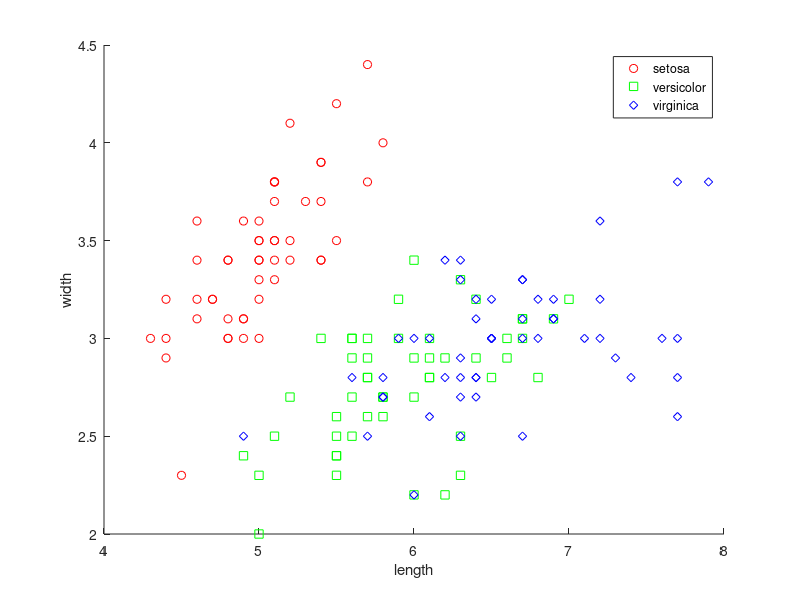
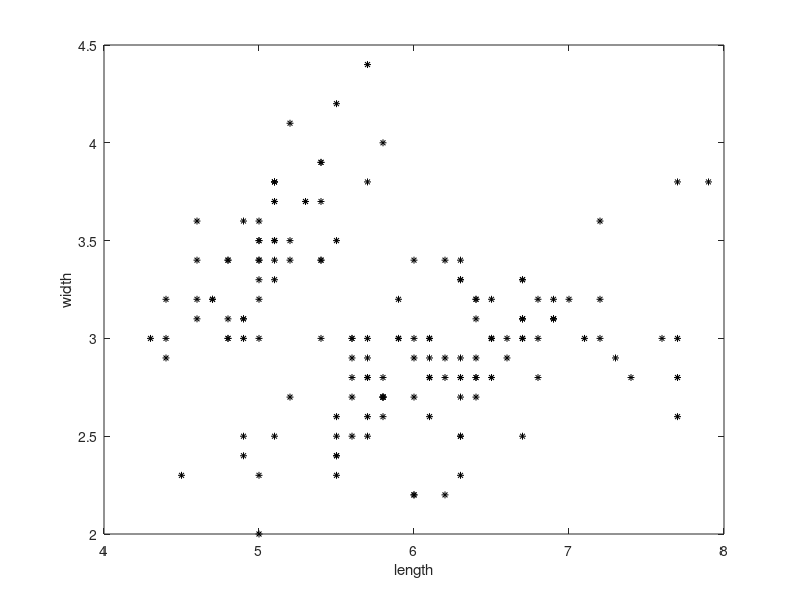
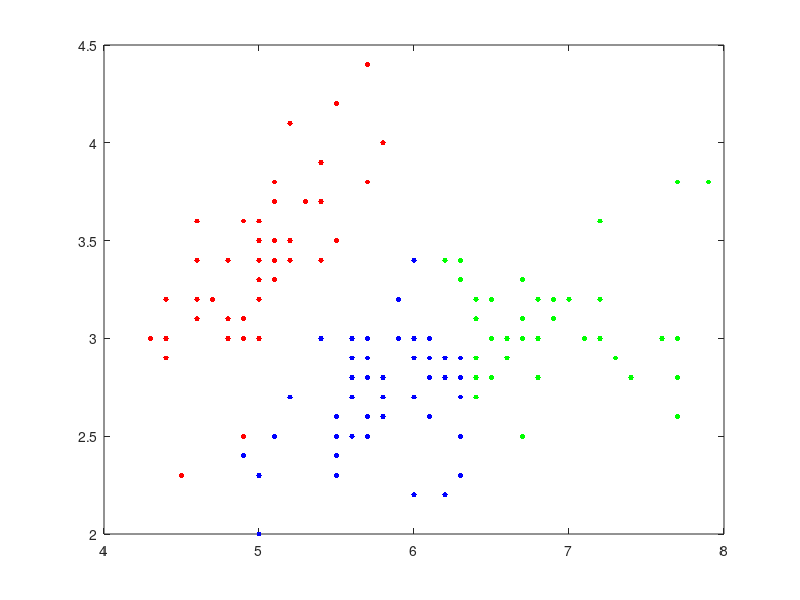

Write MATLAB code to recreate these figures, in order. (Note: this script raises an error after producing the figures.)
%あやめデータの読み込み
load fisheriris
%meas(:, 1-4) : がく片の長さと幅、花弁の長さと幅に関する測定値
X = meas(:, 1:2);

%教師あり
figure, gscatter(X(:, 1), X(:, 2), species, 'rgb', 'osd');
xlabel('length');
ylabel('width');

%教師なし
figure, plot(X(:, 1), X(:, 2), 'k*', 'MarkerSize', 5);
xlabel('length');
ylabel('width');

%教師なし学習(k-means)学習によるクラスタリング、idx:予測クラスター、C:k個のクラスタリングの重心
[idx, C] = kmeans(X, 3);
figure;

plot(X(idx==1,1), X(idx==1,2), 'b.', 'MarkerSize', 12);
hold on
plot(X(idx==2,1), X(idx==2,2), 'g.', 'MarkerSize', 12);
plot(X(idx==3,1), X(idx==3,2), 'r.', 'MarkerSize', 12);

%3つのクラスを分類する境界直線の決定
plot(C(:,1), C(:,2), 'kx', 'MakerSize', 15, 'LineWidth', 3);
%境界直線に基づいて分類した結果の取得
legend('C_1','C_2', 'C_3', 'Centroids', 'Location', 'NW');
hold off